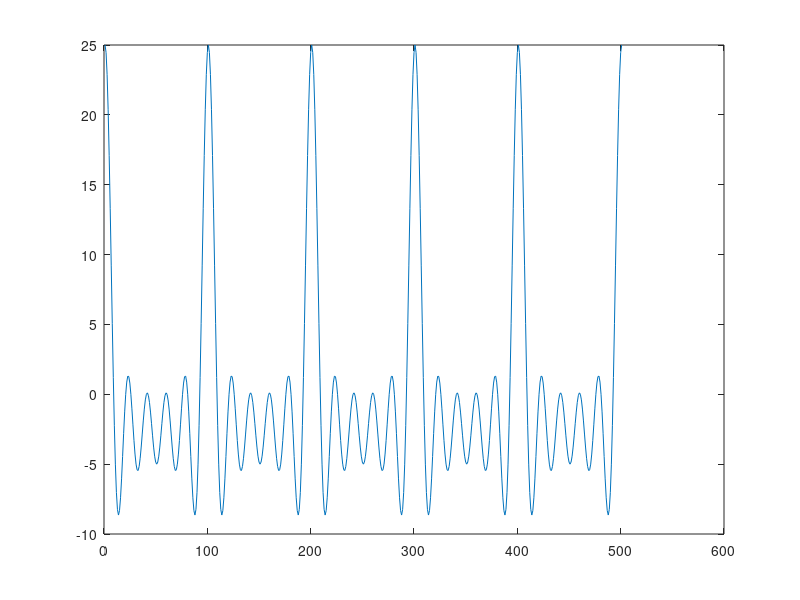

MATLAB code for this plot:
x=[]
lx=input("Enter x array length:")
h=0
for i=1:lx
  l=input("Enter lx:");
  x=[x,l];
 endfor
 ly=input("enter ly");
 t=0:0.01:ly
 for i=1:lx
   h+=x(i)*cos(2*pi*t*i)
 endfor
plot(h)